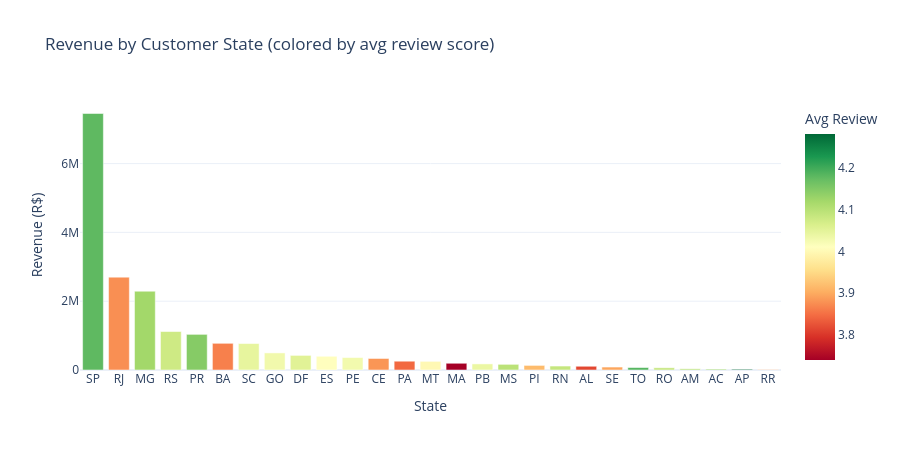

The code cell stored with this chart in its notebook:
### Markdown cell above
### C.4 Customer Geography — Revenue by State (Choropleth-style Bar)

### Code cell
state_revenue = (
    master
    .groupby("customer_state")
    .agg(
        revenue=("payment_value", "sum"),
        orders=("order_id", "nunique"),
        customers=("customer_unique_id", "nunique"),
        avg_review=("review_score", "mean"),
    )
    .sort_values("revenue", ascending=False)
    .reset_index()
)

fig = px.bar(
    state_revenue,
    x="customer_state",
    y="revenue",
    color="avg_review",
    color_continuous_scale="RdYlGn",
    hover_data=["orders", "customers", "avg_review"],
    title="Revenue by Customer State (colored by avg review score)",
    labels={"customer_state": "State", "revenue": "Revenue (R$)", "avg_review": "Avg Review"},
)
fig.update_layout(height=450, template="plotly_white")
fig.write_html(OUTPUT_DIR / "state_revenue_bar.html")
fig.show()

### Figure 1 — Plotly figure (JSON) as saved in the notebook; plotly's stock layout.template omitted (floating-point values rounded to 4 significant figures)
{"data": [{"alignmentgroup": "True", "customdata": [[40500, 39155, 4.178], [12350, 11917, 3.876], [11354, 11001, 4.121], [5345, 5168, 4.076], [4923, 4769, 4.146], [3256, 3158, 3.864], [3546, 3449, 4.045], [1957, 1895, 4.03], [2080, 2019, 4.054], [1995, 1928, 4.009], [1593, 1551, 4.029], [1279, 1258, 3.882], [946, 922, 3.845], [886, 856, 3.999], [717, 700, 3.741], [517, 504, 4.039], [701, 681, 4.096], [476, 464, 3.916], [474, 464, 4.086], [397, 387, 3.814], [335, 329, 3.896], [274, 267, 4.186], [243, 231, 4.086], [145, 140, 4.101], [80, 76, 4.128], [67, 66, 4.28], [41, 40, 3.891]], "hovertemplate": "State=%{x}<br>Revenue (R$)=%{y}<br>orders=%{customdata[0]}<br>customers=%{customdata[1]}<br>Avg Review=%{marker.color}<extra></extra>", "legendgroup": "", "marker": {"color": [4.178, 3.876, 4.121, 4.076, 4.146, 3.864, 4.045, 4.03, 4.054, 4.009, 4.029, 3.882, 3.845, 3.999, 3.741, 4.039, 4.096, 3.916, 4.086, 3.814, 3.896, 4.186, 4.086, 4.101, 4.128, 4.28, 3.891], "coloraxis": "coloraxis", "pattern": {"shape": ""}}, "name": "", "offsetgroup": "", "orientation": "v", "showlegend": false, "textposition": "auto", "type": "bar", "x": ["SP", "RJ", "MG", "RS", "PR", "BA", "SC", "GO", "DF", "ES", "PE", "CE", "PA", "MT", "MA", "PB", "MS", "PI", "RN", "AL", "SE", "TO", "RO", "AM", "AC", "AP", "RR"], "xaxis": "x", "y": [7457000.0, 2700000.0, 2290000.0, 1118000.0, 1036000.0, 775800.0, 769200.0, 497400.0, 424900.0, 399300.0, 362400.0, 335000.0, 255600.0, 251900.0, 195500.0, 177500.0, 164600.0, 133700.0, 115200.0, 108700.0, 85690.0, 70930.0, 65200.0, 34590.0, 24890.0, 21520.0, 11300.0], "yaxis": "y"}], "layout": {"barmode": "relative", "coloraxis": {"colorbar": {"title": {"text": "Avg Review"}}, "colorscale": [[0, "rgb(165,0,38)"], [0.1, "rgb(215,48,39)"], [0.2, "rgb(244,109,67)"], [0.3, "rgb(253,174,97)"], [0.4, "rgb(254,224,139)"], [0.5, "rgb(255,255,191)"], [0.6, "rgb(217,239,139)"], [0.7, "rgb(166,217,106)"], [0.8, "rgb(102,189,99)"], [0.9, "rgb(26,152,80)"], [1, "rgb(0,104,55)"]]}, "height": 450, "legend": {"tracegroupgap": 0}, "title": {"text": "Revenue by Customer State (colored by avg review score)"}, "xaxis": {"anchor": "y", "domain": [0, 1], "title": {"text": "State"}}, "yaxis": {"anchor": "x", "domain": [0, 1], "title": {"text": "Revenue (R$)"}}}}
